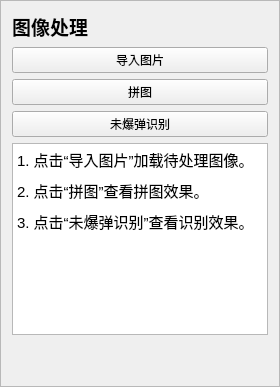
         <widget class="QFrame" name="frameImageAnalysisSidebar">
          <property name="minimumSize">
           <size>
            <width>260</width>
            <height>0</height>
           </size>
          </property>
          <property name="maximumSize">
           <size>
            <width>320</width>
            <height>16777215</height>
           </size>
          </property>
          <property name="frameShape">
           <enum>QFrame::StyledPanel</enum>
          </property>
          <layout class="QVBoxLayout" name="verticalLayout_imageAnalysisSidebar">
           <item>
            <widget class="QLabel" name="labelImageAnalysisTitle">
             <property name="font">
              <font>
               <pointsize>14</pointsize>
               <bold>true</bold>
              </font>
             </property>
             <property name="text">
              <string>图像处理</string>
             </property>
            </widget>
           </item>
           <item>
            <widget class="QPushButton" name="buttonImportImage">
             <property name="text">
              <string>导入图片</string>
             </property>
            </widget>
           </item>
           <item>
            <widget class="QPushButton" name="buttonShowStitching">
             <property name="text">
              <string>拼图</string>
             </property>
            </widget>
           </item>
           <item>
            <widget class="QPushButton" name="buttonShowUxodDetection">
             <property name="text">
              <string>未爆弹识别</string>
             </property>
            </widget>
           </item>
           <item>
            <widget class="QTextBrowser" name="textBrowserImageAnalysisStatus">
             <property name="html">
              <string>&lt;!DOCTYPE HTML PUBLIC "-//W3C//DTD HTML 4.0//EN" "http://www.w3.org/TR/REC-html40/strict.dtd"&gt;
&lt;html&gt;&lt;head&gt;&lt;meta name="qrichtext" content="1" /&gt;&lt;style type="text/css"&gt;
p, li { white-space: pre-wrap; }
&lt;/style&gt;&lt;/head&gt;&lt;body style=" font-family:'Ubuntu'; font-size:11pt; font-weight:400; font-style:normal;"&gt;
&lt;p style=" margin-top:0px; margin-bottom:8px; margin-left:0px; margin-right:0px; -qt-block-indent:0; text-indent:0px;"&gt;1. 点击“导入图片”加载待处理图像。&lt;/p&gt;
&lt;p style=" margin-top:0px; margin-bottom:8px; margin-left:0px; margin-right:0px; -qt-block-indent:0; text-indent:0px;"&gt;2. 点击“拼图”查看拼图效果。&lt;/p&gt;
&lt;p style=" margin-top:0px; margin-bottom:0px; margin-left:0px; margin-right:0px; -qt-block-indent:0; text-indent:0px;"&gt;3. 点击“未爆弹识别”查看识别效果。&lt;/p&gt;&lt;/body&gt;&lt;/html&gt;</string>
             </property>
            </widget>
           </item>
           <item>
            <spacer name="verticalSpacerImageAnalysis">
             <property name="orientation">
              <enum>Qt::Vertical</enum>
             </property>
             <property name="sizeHint" stdset="0">
              <size>
               <width>20</width>
               <height>40</height>
              </size>
             </property>
            </spacer>
           </item>
          </layout>
         </widget>
